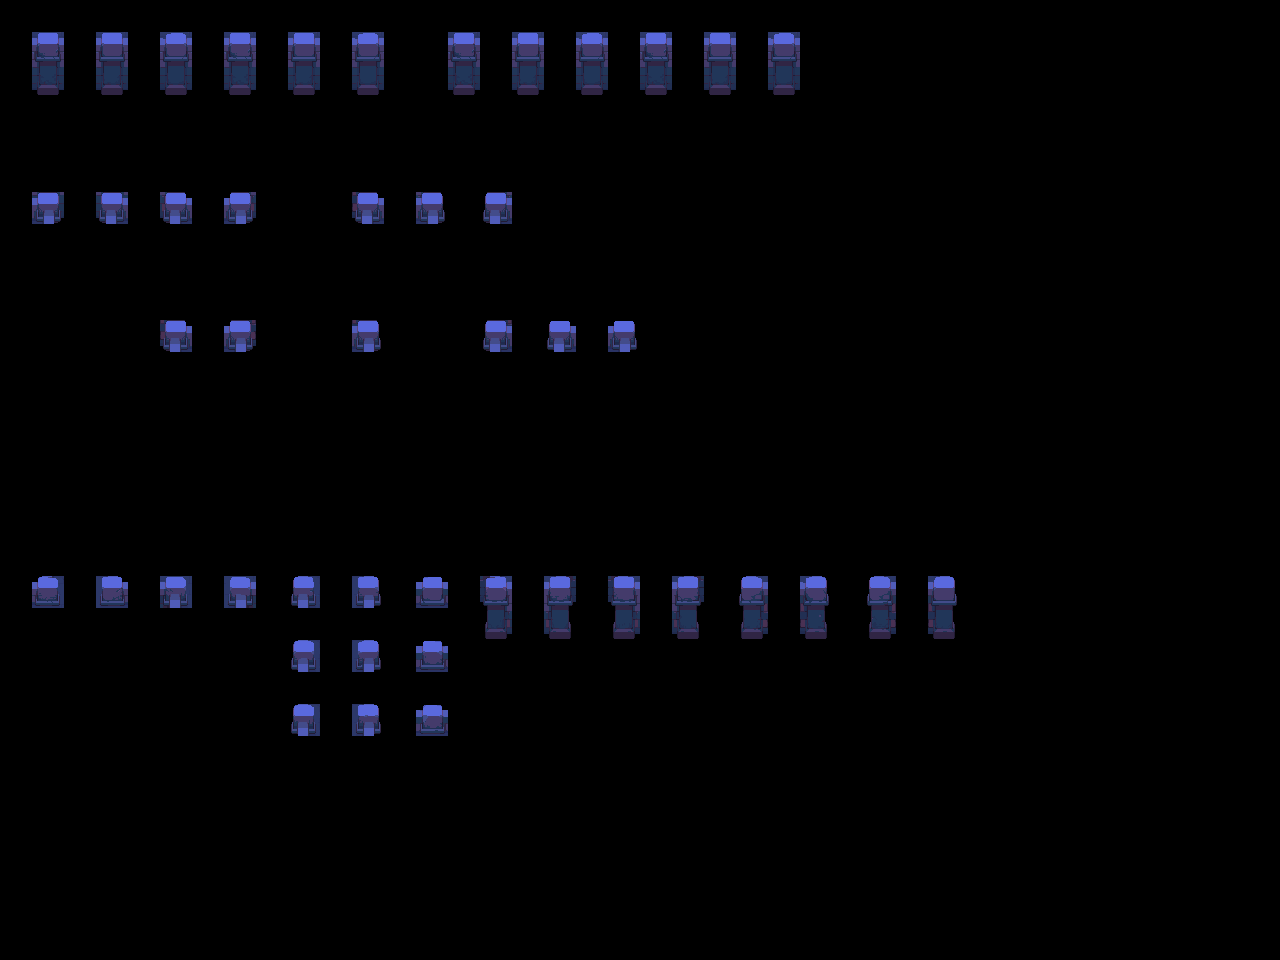

A level layout from a 2D game, rendered from its tile map. Below: a short description, then the map file with its tile-grid data intact:
An orthogonal 40x30 tile map with 32x32 px tiles, 2 tile layers (input_wall-2, output_wall-2) and 5 objects.

<map version="1.9" tiledversion="1.9.2" orientation="orthogonal" renderorder="right-down" width="40" height="30" tilewidth="32" tileheight="32" infinite="0" nextlayerid="4" nextobjectid="8">
 <properties>
  <property name="MatchInOrder" type="bool" value="true" />
 </properties>
 <tileset firstgid="1" source="../Tilesets/wall 2.tsx" />
 <layer id="1" name="input_wall-2" width="40" height="30" opacity="0.83">
  <data encoding="csv">
0,0,0,0,0,0,0,0,0,0,0,0,0,0,0,0,0,0,0,0,0,0,0,0,0,0,0,0,0,0,0,0,0,0,0,0,0,0,0,0,
0,67,0,67,0,67,0,67,0,67,0,67,0,0,67,0,67,0,67,0,67,0,67,0,67,0,0,0,0,0,0,0,0,0,0,0,0,0,0,0,
0,83,0,83,0,83,0,83,0,83,0,83,0,0,83,0,83,0,83,0,83,0,83,0,83,0,0,0,0,0,0,0,0,0,0,0,0,0,0,0,
0,0,0,0,0,0,0,0,0,0,0,0,0,0,0,0,0,0,0,0,0,0,0,0,0,0,0,0,0,0,0,0,0,0,0,0,0,0,0,0,
0,0,0,0,0,0,0,0,0,0,0,0,0,0,0,0,0,0,0,0,0,0,0,0,0,0,0,0,0,0,0,0,0,0,0,0,0,0,0,0,
0,0,0,0,0,0,0,0,0,0,0,0,0,0,0,0,0,0,0,0,0,0,0,0,0,0,0,0,0,0,0,0,0,0,0,0,0,0,0,0,
0,22,0,24,0,73,0,44,0,0,0,40,0,58,0,74,0,0,0,0,0,0,0,0,0,0,0,0,0,0,0,0,0,0,0,0,0,0,0,0,
0,0,0,0,0,0,0,0,0,0,0,0,0,0,0,0,0,0,0,0,0,0,0,0,0,0,0,0,0,0,0,0,0,0,0,0,0,0,0,0,
0,0,0,0,0,0,0,0,0,0,0,0,0,0,0,0,0,0,0,0,0,0,0,0,0,0,0,0,0,0,0,0,0,0,0,0,0,0,0,0,
0,0,0,0,0,0,0,0,0,0,0,0,0,0,0,0,0,0,0,0,0,0,0,0,0,0,0,0,0,0,0,0,0,0,0,0,0,0,0,0,
0,0,0,0,0,40,0,56,0,0,0,86,0,0,0,88,0,17,0,21,0,0,0,0,0,0,0,0,0,0,0,0,0,0,0,0,0,0,0,0,
0,0,0,0,0,0,0,0,0,0,0,0,0,0,0,0,0,0,0,0,0,0,0,0,0,0,0,0,0,0,0,0,0,0,0,0,0,0,0,0,
0,0,0,0,0,0,0,0,0,0,0,0,0,0,0,0,0,0,0,0,0,0,0,0,0,0,0,0,0,0,0,0,0,0,0,0,0,0,0,0,
0,0,0,0,0,0,0,0,0,0,0,0,0,0,0,0,0,0,0,0,0,0,0,0,0,0,0,0,0,0,0,0,0,0,0,0,0,0,0,0,
0,0,0,0,0,0,0,0,0,0,0,0,0,0,0,0,0,0,0,0,0,0,0,0,0,0,0,0,0,0,0,0,0,0,0,0,0,0,0,0,
0,0,0,0,0,0,0,0,0,0,0,0,0,0,0,0,0,0,0,0,0,0,0,0,0,0,0,0,0,0,0,0,0,0,0,0,0,0,0,0,
0,0,0,0,0,0,0,0,0,0,0,0,0,0,0,0,0,0,0,0,0,0,0,0,0,0,0,0,0,0,0,0,0,0,0,0,0,0,0,0,
0,0,0,0,0,0,0,0,0,0,0,0,0,0,0,0,0,0,0,0,0,0,0,0,0,0,0,0,0,0,0,0,0,0,0,0,0,0,0,0,
0,18,0,20,0,50,0,52,0,33,0,37,0,3,0,66,0,68,0,66,0,68,0,49,0,53,0,49,0,53,0,0,0,0,0,0,0,0,0,0,
0,0,0,0,0,0,0,0,0,0,0,0,0,0,0,82,0,84,0,82,0,84,0,65,0,69,0,65,0,69,0,0,0,0,0,0,0,0,0,0,
0,0,0,0,0,0,0,0,0,33,0,37,0,3,0,0,0,0,0,0,0,0,0,0,0,0,0,0,0,0,0,0,0,0,0,0,0,0,0,0,
0,0,0,0,0,0,0,0,0,0,0,0,0,0,0,0,0,0,0,0,0,0,0,0,0,0,0,0,0,0,0,0,0,0,0,0,0,0,0,0,
0,0,0,0,0,0,0,0,0,33,0,37,0,3,0,0,0,0,0,0,0,0,0,0,0,0,0,0,0,0,0,0,0,0,0,0,0,0,0,0,
0,0,0,0,0,0,0,0,0,0,0,0,0,0,0,0,0,0,0,0,0,0,0,0,0,0,0,0,0,0,0,0,0,0,0,0,0,0,0,0,
0,0,0,0,0,0,0,0,0,0,0,0,0,0,0,0,0,0,0,0,0,0,0,0,0,0,0,0,0,0,0,0,0,0,0,0,0,0,0,0,
0,0,0,0,0,0,0,0,0,0,0,0,0,0,0,0,0,0,0,0,0,0,0,0,0,0,0,0,0,0,0,0,0,0,0,0,0,0,0,0,
0,0,0,0,0,0,0,0,0,0,0,0,0,0,0,0,0,0,0,0,0,0,0,0,0,0,0,0,0,0,0,0,0,0,0,0,0,0,0,0,
0,0,0,0,0,0,0,0,0,0,0,0,0,0,0,0,0,0,0,0,0,0,0,0,0,0,0,0,0,0,0,0,0,0,0,0,0,0,0,0,
0,0,0,0,0,0,0,0,0,0,0,0,0,0,0,0,0,0,0,0,0,0,0,0,0,0,0,0,0,0,0,0,0,0,0,0,0,0,0,0,
0,0,0,0,0,0,0,0,0,0,0,0,0,0,0,0,0,0,0,0,0,0,0,0,0,0,0,0,0,0,0,0,0,0,0,0,0,0,0,0
</data>
 </layer>
 <layer id="2" name="output_wall-2" width="40" height="30">
  <data encoding="csv">
0,0,0,0,0,0,0,0,0,0,0,0,0,0,0,0,0,0,0,0,0,0,0,0,0,0,0,0,0,0,0,0,0,0,0,0,0,0,0,0,
0,145,0,146,0,147,0,148,0,149,0,150,0,0,152,0,153,0,154,0,155,0,156,0,157,0,0,0,0,0,0,0,0,0,0,0,0,0,0,0,
0,161,0,162,0,163,0,164,0,165,0,166,0,0,168,0,169,0,170,0,171,0,172,0,173,0,0,0,0,0,0,0,0,0,0,0,0,0,0,0,
0,0,0,0,0,0,0,0,0,0,0,0,0,0,0,0,0,0,0,0,0,0,0,0,0,0,0,0,0,0,0,0,0,0,0,0,0,0,0,0,
0,0,0,0,0,0,0,0,0,0,0,0,0,0,0,0,0,0,0,0,0,0,0,0,0,0,0,0,0,0,0,0,0,0,0,0,0,0,0,0,
0,0,0,0,0,0,0,0,0,0,0,0,0,0,0,0,0,0,0,0,0,0,0,0,0,0,0,0,0,0,0,0,0,0,0,0,0,0,0,0,
0,23,0,25,0,76,0,60,0,0,0,41,0,59,0,75,0,0,0,0,0,0,0,0,0,0,0,0,0,0,0,0,0,0,0,0,0,0,0,0,
0,0,0,0,0,0,0,0,0,0,0,0,0,0,0,0,0,0,0,0,0,0,0,0,0,0,0,0,0,0,0,0,0,0,0,0,0,0,0,0,
0,0,0,0,0,0,0,0,0,0,0,0,0,0,0,0,0,0,0,0,0,0,0,0,0,0,0,0,0,0,0,0,0,0,0,0,0,0,0,0,
0,0,0,0,0,0,0,0,0,0,0,0,0,0,0,0,0,0,0,0,0,0,0,0,0,0,0,0,0,0,0,0,0,0,0,0,0,0,0,0,
0,0,0,0,0,41,0,57,0,0,0,87,0,0,0,89,0,2,0,4,0,0,0,0,0,0,0,0,0,0,0,0,0,0,0,0,0,0,0,0,
0,0,0,0,0,0,0,0,0,0,0,0,0,0,0,0,0,0,0,0,0,0,0,0,0,0,0,0,0,0,0,0,0,0,0,0,0,0,0,0,
0,0,0,0,0,0,0,0,0,0,0,0,0,0,0,0,0,0,0,0,0,0,0,0,0,0,0,0,0,0,0,0,0,0,0,0,0,0,0,0,
0,0,0,0,0,0,0,0,0,0,0,0,0,0,0,0,0,0,0,0,0,0,0,0,0,0,0,0,0,0,0,0,0,0,0,0,0,0,0,0,
0,0,0,0,0,0,0,0,0,0,0,0,0,0,0,0,0,0,0,0,0,0,0,0,0,0,0,0,0,0,0,0,0,0,0,0,0,0,0,0,
0,0,0,0,0,0,0,0,0,0,0,0,0,0,0,0,0,0,0,0,0,0,0,0,0,0,0,0,0,0,0,0,0,0,0,0,0,0,0,0,
0,0,0,0,0,0,0,0,0,0,0,0,0,0,0,0,0,0,0,0,0,0,0,0,0,0,0,0,0,0,0,0,0,0,0,0,0,0,0,0,
0,0,0,0,0,0,0,0,0,0,0,0,0,0,0,0,0,0,0,0,0,0,0,0,0,0,0,0,0,0,0,0,0,0,0,0,0,0,0,0,
0,193,0,194,0,209,0,210,0,195,0,196,0,197,0,198,0,199,0,200,0,201,0,202,0,203,0,204,0,205,0,0,0,0,0,0,0,0,0,0,
0,0,0,0,0,0,0,0,0,0,0,0,0,0,0,214,0,215,0,216,0,217,0,218,0,219,0,220,0,221,0,0,0,0,0,0,0,0,0,0,
0,0,0,0,0,0,0,0,0,211,0,212,0,213,0,0,0,0,0,0,0,0,0,0,0,0,0,0,0,0,0,0,0,0,0,0,0,0,0,0,
0,0,0,0,0,0,0,0,0,0,0,0,0,0,0,0,0,0,0,0,0,0,0,0,0,0,0,0,0,0,0,0,0,0,0,0,0,0,0,0,
0,0,0,0,0,0,0,0,0,227,0,228,0,229,0,0,0,0,0,0,0,0,0,0,0,0,0,0,0,0,0,0,0,0,0,0,0,0,0,0,
0,0,0,0,0,0,0,0,0,0,0,0,0,0,0,0,0,0,0,0,0,0,0,0,0,0,0,0,0,0,0,0,0,0,0,0,0,0,0,0,
0,0,0,0,0,0,0,0,0,0,0,0,0,0,0,0,0,0,0,0,0,0,0,0,0,0,0,0,0,0,0,0,0,0,0,0,0,0,0,0,
0,0,0,0,0,0,0,0,0,0,0,0,0,0,0,0,0,0,0,0,0,0,0,0,0,0,0,0,0,0,0,0,0,0,0,0,0,0,0,0,
0,0,0,0,0,0,0,0,0,0,0,0,0,0,0,0,0,0,0,0,0,0,0,0,0,0,0,0,0,0,0,0,0,0,0,0,0,0,0,0,
0,0,0,0,0,0,0,0,0,0,0,0,0,0,0,0,0,0,0,0,0,0,0,0,0,0,0,0,0,0,0,0,0,0,0,0,0,0,0,0,
0,0,0,0,0,0,0,0,0,0,0,0,0,0,0,0,0,0,0,0,0,0,0,0,0,0,0,0,0,0,0,0,0,0,0,0,0,0,0,0,
0,0,0,0,0,0,0,0,0,0,0,0,0,0,0,0,0,0,0,0,0,0,0,0,0,0,0,0,0,0,0,0,0,0,0,0,0,0,0,0
</data>
 </layer>
 <objectgroup id="3" name="rule_options" offsetx="-10.6667" offsety="-16.6667">
  <object id="1" x="22" y="28" width="131" height="124.667">
   <properties>
    <property name="Disabled" type="bool" value="false" />
    <property name="Probability" type="float" value="0.4" />
   </properties>
  </object>
  <object id="2" x="28" y="180.667" width="917.333" height="320">
   <properties>
    <property name="Disabled" type="bool" value="false" />
    <property name="Probability" type="float" value="0.25" />
   </properties>
  </object>
  <object id="4" x="29.6667" y="568.333" width="955" height="178.333">
   <properties>
    <property name="Probability" type="float" value="0.25" />
   </properties>
  </object>
  <object id="5" x="448.667" y="28.6667" width="497" height="129">
   <properties>
    <property name="Probability" type="float" value="0.15" />
   </properties>
  </object>
  <object id="6" x="162.667" y="29" width="243.333" height="123.667">
   <properties>
    <property name="Probability" type="float" value="0.25" />
   </properties>
  </object>
 </objectgroup>
</map>
